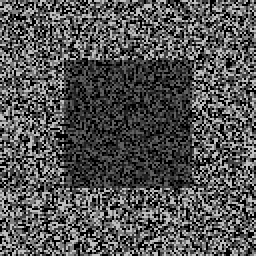
%> input picture ps2_octave/input/pair0-L.png, 128 x 128 px (shown 2 times larger)
$ octave ps2.m   (GNU Octave 9; MATLAB toolbox functions it lacks are replaced by stand-ins)
%> lines starting %> are read from the running program, lines starting %| are printed output that depends on the picture
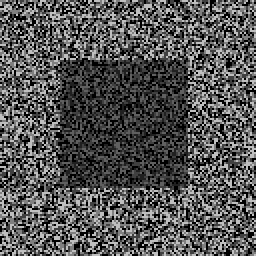
%> input picture ps2_octave/input/pair0-R.png, 128 x 128 px (shown 2 times larger)
### ps2_octave/disparity_ssd.m
function D = disparity_ssd(L, R)
    % Compute disparity map D(y, x) such that: L(y, x) = R(y, x + D(y, x))
    %
    % L: Grayscale left image
    % R: Grayscale right image, same size as L
    % D: Output disparity map, same size as L, R

    % TODO: Your code here
    tplRows = 5; tplCols = 5;
    tplRowHalf = floor(tplRows/2);
    tplColHalf = floor(tplCols/2);
    L_aug = padarray(L, [tplRowHalf tplColHalf], -1);
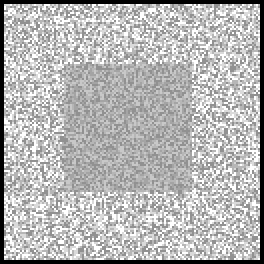
%> L_aug: size 132x132 double (shown 2 times larger); min -1, max 0.749, mean 0.248; drawn with min black and max white
    R_aug = padarray(R, [tplRowHalf tplColHalf], -1);
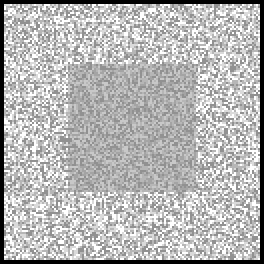
%> R_aug: size 132x132 double (shown 2 times larger); min -1, max 0.749, mean 0.248; mean of the top-left, top-right, bottom-left and bottom-right quarters 0.248, 0.244, 0.254, 0.246; drawn with min black and max white
    [rows, cols] = size(L);
%> rows = 128; cols = 128

    for i = tplRowHalf+1:tplRowHalf+rows
        for j = tplColHalf+1:tplColHalf+cols

            X = R_aug(i-tplRowHalf:i+tplRowHalf,:);
            X = X(X>-1);
            X = reshape(X,[numel(X)/cols cols]);
            [Xrows, Xcols] = size(X);
            templateAug = L_aug(i-tplRowHalf:i+tplRowHalf,j-tplColHalf:j+tplColHalf);
            template = templateAug(templateAug>-1);
            template = reshape(template,[size(X,1) numel(template)/size(X,1)]);
            [tempRows, tempCols] = size(template);
            template = template(:);
            X = repmat(X,tempCols,1);
            M = (template - X).^2;
            M = reshape(M', Xcols, Xrows, []);
            M = squeeze(sum(M,2))';
            M = [M zeros(size(M,1),tempCols-1)];
            shifts = flipud([0:tempCols-1]');
            [m, n] = size(M);
            [R, C] = ndgrid(1:m,1:n);
            C = mod(bsxfun(@plus,C,shifts-1),n)+1;
            M(sub2ind(size(M), R, C)) = M(:);
            M = sum(M);
            extraCols = templateAug(:,end-tplColHalf+1:end);
            extraCols = numel(extraCols(extraCols==-1))/tplRows;
            SSD_shift = abs(extraCols-tplColHalf);
            M = M(SSD_shift + 1:SSD_shift + cols);
            tempRowIndex = i - tplRowHalf;
            tempColIndex = j - tplColHalf;
            [dummy, minIndex] = min(M);
            D(tempRowIndex,tempColIndex) = minIndex - tempColIndex;

        end

end
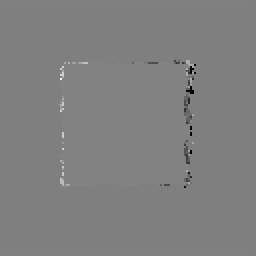
%> D: size 128x128 double (shown 2 times larger); min -97, max 97, mean 0.3; drawn with min black and max white
%> after the loop, M = 128 values, max 2.5 at index 69, min 0 at index 128, mean 1.03

### ps2_octave/ps2.m
% ps2
pkg load image;  % Octave only

%% 1-a
% Read images
L = im2double(imread(fullfile('input', 'pair0-L.png')));
R = im2double(imread(fullfile('input', 'pair0-R.png')));

% Compute disparity
%D_L = disparity_ssd(L, R);
D_R = disparity_ssd(R, L);

% TODO: Save output images (D_L as output/ps2-1-a-1.png and D_R as output/ps2-1-a-2.png)
% Note: They may need to be scaled/shifted before saving to show results properly
%D_L_scaled = (D_L - min(D_L(:)))./max(D_L - min(D_L(:)));
%imwrite(D_L_scaled,'ps2-1-a-1.png');
D_R_scaled = (D_R - min(D_R(:)))./max(D_R - min(D_R(:)));
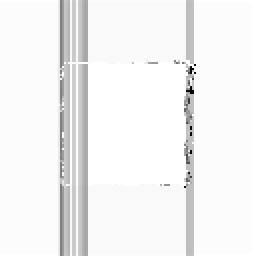
%> D_R_scaled: size 128x128 double (shown 2 times larger); min 0, max 1, mean 0.954
imwrite(D_R_scaled,'ps2-1-a-2.png');

% [9 lines of commented-out code are left out]
